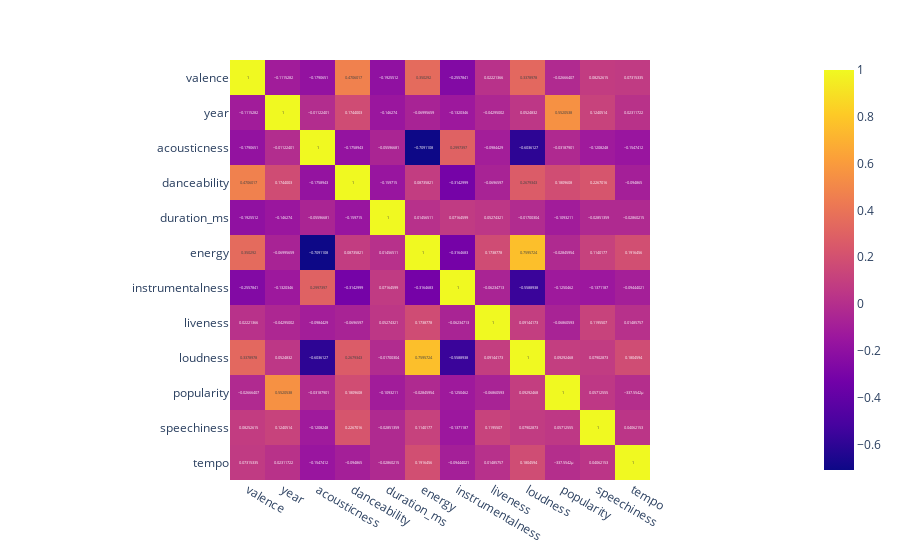

Source (notebook cell):
### Code cell
fig = px.imshow(dados.drop(["artists", "name", "artists_song", "id"], axis=1).corr(), text_auto=True)
fig.show()

### Figure 1 — Plotly figure (JSON) as saved in the notebook; plotly's stock layout.template omitted (floating-point values rounded to 4 significant figures; data arrays with more than 128 entries replaced by an {"elided": "..."} marker saying what was removed)
{"data": [{"coloraxis": "coloraxis", "hovertemplate": "x: %{x}<br>y: %{y}<br>color: %{z}<extra></extra>", "name": "0", "texttemplate": "%{z}", "type": "heatmap", "x": ["valence", "year", "acousticness", "danceability", "duration_ms", "energy", "instrumentalness", "liveness", "loudness", "popularity", "speechiness", "tempo"], "xaxis": "x", "y": ["valence", "year", "acousticness", "danceability", "duration_ms", "energy", "instrumentalness", "liveness", "loudness", "popularity", "speechiness", "tempo"], "yaxis": "y", "z": {"elided": "12x12 float values"}}], "layout": {"coloraxis": {"colorscale": [[0, "#0d0887"], [0.1111, "#46039f"], [0.2222, "#7201a8"], [0.3333, "#9c179e"], [0.4444, "#bd3786"], [0.5556, "#d8576b"], [0.6667, "#ed7953"], [0.7778, "#fb9f3a"], [0.8889, "#fdca26"], [1, "#f0f921"]]}, "margin": {"t": 60}, "xaxis": {"anchor": "y", "constrain": "domain", "domain": [0, 1], "scaleanchor": "y"}, "yaxis": {"anchor": "x", "autorange": "reversed", "constrain": "domain", "domain": [0, 1]}}}
